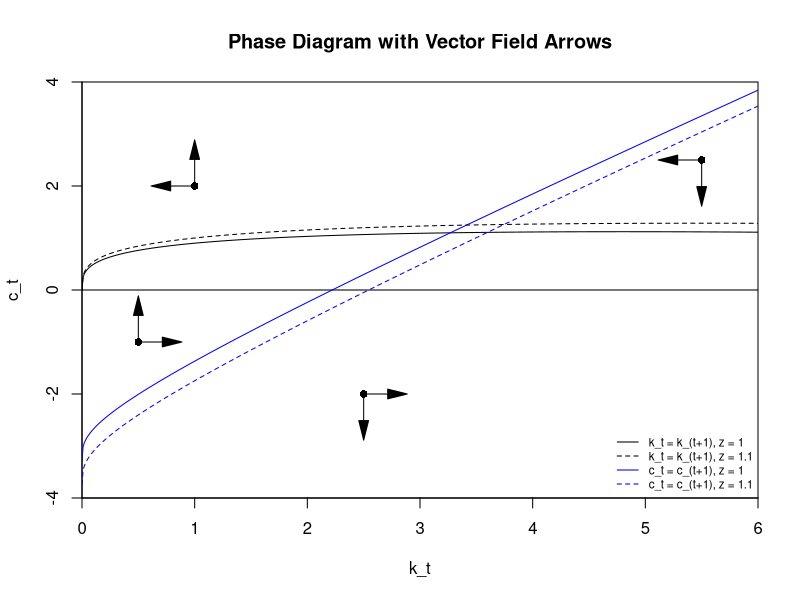
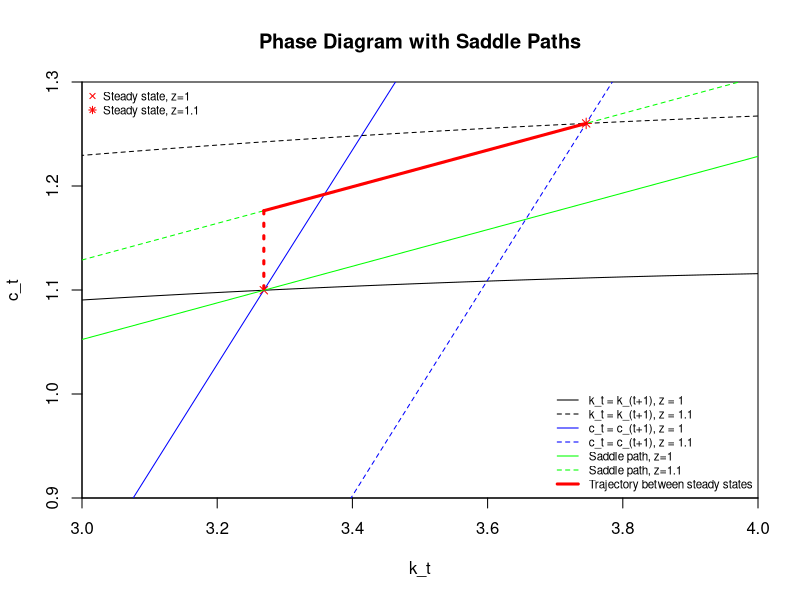

Source code (R) for these figures, in order:
## ---- chunk 1
knitr::opts_chunk$set(echo = TRUE)
## ---- chunk 2

library(shape)

z <- 1
z2 <- 1.1
alpha <- 0.3
delta <- 0.1
beta <- 0.97

k_bar = (((beta^-1)-1+delta)/(z*alpha))^(1/(alpha-1))
c_bar = z * k_bar^alpha - delta * k_bar

k_bar2 = (((beta^-1)-1+delta)/(z2*alpha))^(1/(alpha-1))
c_bar2 = z2 * k_bar2^alpha - delta * k_bar2

k <- (0:1000)/100

delta_k_zero <- z*k^alpha-delta*k
delta_c_zero <- z*k^alpha+(1-delta)*k - k_bar

delta_k_zero2 <- z2*k^alpha-delta*k
delta_c_zero2 <- z2*k^alpha+(1-delta)*k - k_bar2

plot(1, type ="n", xlim=c(0, 6), ylim=c(-4, 4), xaxs="i", yaxs="i", xlab="k_t", ylab="c_t", main = "Phase Diagram with Vector Field Arrows")
abline(h=0)

lines(y=delta_k_zero, x=k, lty=1)
lines(y=delta_c_zero, x=k, lty=1, col = "blue")
lines(y=delta_k_zero2, x=k, lty=2)
lines(y=delta_c_zero2, x=k, lty=2, col = "blue")

x <- c(.5, 1, 5.5, 2.5)
y <- c(-1, 2, 2.5, -2)

points(x, y, pch=16)

Arrows(x0 = x, 
       y0 = y,
       x1 = x + .3*c(1, -1, -1, 1),
       y1 = y,
       arr.type = "triangle")

Arrows(x0 = x,
       y0 = y,
       x1 = x,
       y1 = y+ .7*c(1, 1, -1, -1),
       arr.type = "triangle")

legend("bottomright",
  c("k_t = k_(t+1), z = 1",
    "k_t = k_(t+1), z = 1.1",
    "c_t = c_(t+1), z = 1",
    "c_t = c_(t+1), z = 1.1"),
  lty = c(1, 2, 1, 2),
  col=c("black", "black", "blue", "blue"),
  cex=.7,
  bty= "n")

## ---- chunk 3

plot(1, type ="n", xlim=c(3, 4), ylim=c(.9, 1.3), xaxs="i", yaxs="i", xlab="k_t", ylab="c_t",  main = "Phase Diagram with Saddle Paths")
abline(h=0)

lines(y=delta_k_zero, x=k, lty=1)
lines(y=delta_c_zero, x=k, lty=1, col = "blue")
lines(y=delta_k_zero2, x=k, lty=2)
lines(y=delta_c_zero2, x=k, lty=2, col = "blue")

text(x = 2.5, y = 2, labels = "k_t = k_(t+1)")
text(x = 2, y = -2, labels = "c_t = c_(t+1)", col="blue")

points(x=k_bar, y=c_bar, pch = 4, col = "red")
points(x=k_bar2, y=c_bar2, pch = 8, col = "red")

sd_slope <- 0.1761

abline(a= c_bar-k_bar*sd_slope, b=sd_slope, col = "green")
abline(a= c_bar2-k_bar2*sd_slope, b=sd_slope, lty=2, col = "green")

segments(x0=k_bar, x1=k_bar2, y0=c_bar2-k_bar2*sd_slope+k_bar*sd_slope, y1=c_bar2, col ="red", lwd=3)
segments(x0=k_bar, x1=k_bar, y0=c_bar2-k_bar2*sd_slope+k_bar*sd_slope, y1=c_bar, col ="red", lwd=3, lty=3)

legend("bottomright",
  c("k_t = k_(t+1), z = 1",
    "k_t = k_(t+1), z = 1.1",
    "c_t = c_(t+1), z = 1",
    "c_t = c_(t+1), z = 1.1",
    "Saddle path, z=1",
    "Saddle path, z=1.1",
    "Trajectory between steady states"),
  lty = c(1, 2, 1, 2, 1, 2, 1),
  lwd=c(1, 1, 1, 1, 1, 1, 3),
  col=c("black", "black", "blue", "blue", "green", "green", "red"),
  cex=.7,
  bty= "n")

legend("topleft",
  c("Steady state, z=1",
    "Steady state, z=1.1"),
  col="red",
  cex=.7,
  pch=c(4, 8),
  bty= "n")

